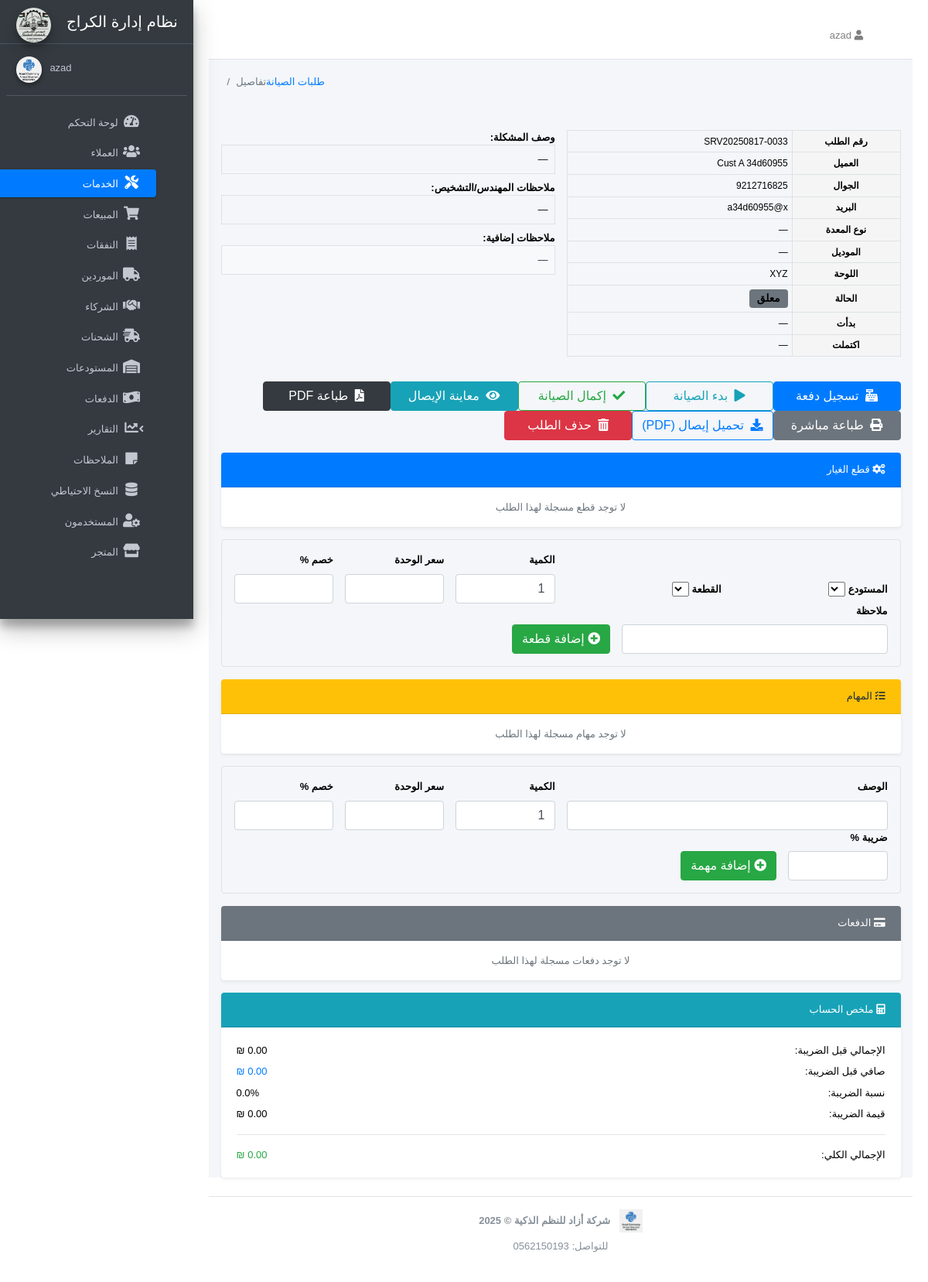
/service/215 (signed in), run on an earlier commit of the app's database.
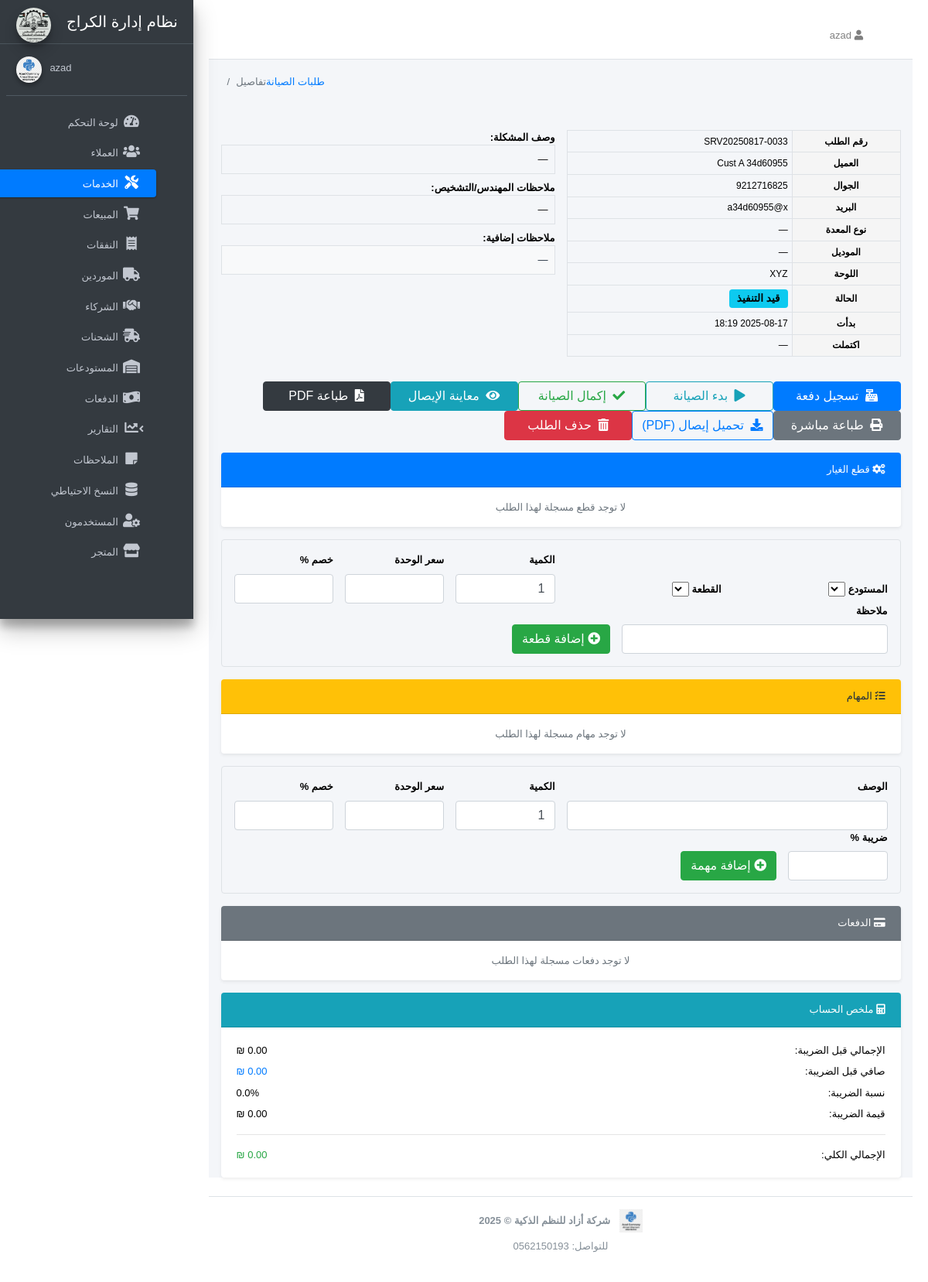
And on a later commit of the database.
### models.py (models this page shows, shortened)
class TimestampMixin:
    created_at = db.Column(db.DateTime, default=datetime.utcnow, nullable=False)
    updated_at = db.Column(db.DateTime, default=datetime.utcnow, onupdate=datetime.utcnow, nullable=False)

class AuditMixin:
    @classmethod
    def __declare_last__(cls):
        @event.listens_for(cls, "after_update")
        def recv(mapper, conn, target):
            try:
                uid = None
                if has_request_context() and getattr(current_user, "is_authenticated", False):
                    uid = current_user.id
                log = AuditLog(
                    model_name=target.__class__.__name__,
                    record_id=target.id,
                    user_id=uid,
                    action="UPDATE",
                    old_data=str(getattr(target, "_previous_state", "")),
                    new_data=str(getattr(target, "current_state", "")),
                )
                db.session.add(log)
                db.session.flush()
            except Exception:
                pass

class ServiceRequest(db.Model, TimestampMixin, AuditMixin):
    __tablename__ = 'service_requests'
    id = db.Column(db.Integer, primary_key=True)
    service_number = db.Column(db.String(50), index=True, nullable=True)
    request_date = db.Column(DateTime, default=datetime.utcnow)
    customer_id = db.Column(db.Integer, db.ForeignKey('customers.id'), nullable=False)
    mechanic_id = db.Column(db.Integer, db.ForeignKey('users.id'))
    vehicle_vrn = db.Column(db.String(50), nullable=False)
    vehicle_type_id = db.Column(db.Integer, db.ForeignKey('equipment_types.id'))
    vehicle_model = db.Column(db.String(100))
    chassis_number = db.Column(db.String(100))
    problem_description = db.Column(db.Text)
    engineer_notes = db.Column(db.Text)
    diagnosis = db.Column(db.Text)
    solution = db.Column(db.Text)
    status = db.Column(db.Enum(ServiceStatus, name='service_status'), default=ServiceStatus.PENDING)
    priority = db.Column(db.Enum(ServicePriority, name='service_priority'), default=ServicePriority.MEDIUM)
    estimated_duration = db.Column(db.Integer)
    actual_duration = db.Column(db.Integer)
    estimated_cost = db.Column(db.Numeric(12,2))
    total_cost = db.Column(db.Numeric(12,2))
    tax_rate = db.Column(db.Numeric(5,2), default=0)
    start_time = db.Column(db.DateTime)
    end_time = db.Column(db.DateTime)
    name = db.Column(db.String(100))
    phone = db.Column(db.String(20))
    email = db.Column(db.String(100))
    customer = db.relationship('Customer', back_populates='service_requests')
    mechanic = db.relationship('User', back_populates='service_requests')
    vehicle_type = db.relationship('EquipmentType', back_populates='service_requests')
    parts = db.relationship('ServicePart', back_populates='request', cascade='all, delete-orphan')
    tasks = db.relationship('ServiceTask', back_populates='request', cascade='all, delete-orphan')
    payments = db.relationship('Payment', back_populates='service')
    invoice = db.relationship('Invoice', uselist=False, back_populates='service')

class Customer(db.Model, UserMixin, TimestampMixin, AuditMixin):
    __tablename__ = "customers"
    id = Column(Integer, primary_key=True)
    name = Column(String(100), nullable=False)
    phone = Column(String(20), unique=True)
    whatsapp = Column(String(20))
    email = Column(String(120), unique=True)
    address = Column(String(200))
    password_hash = Column(String(128))
    category = Column(String(20), default="عادي")
    notes = Column(Text)
    is_active = Column(Boolean, default=True)
    is_online = Column(Boolean, default=False)
    credit_limit = Column(Numeric(12, 2), default=0)
    discount_rate = Column(Numeric(5, 2), default=0)
    currency = Column(String(10), default="ILS", nullable=False)
    sales = relationship("Sale", back_populates="customer")
    preorders = relationship("PreOrder", back_populates="customer")
    invoices = relationship("Invoice", back_populates="customer")
    payments = relationship("Payment", back_populates="customer")
    service_requests = relationship("ServiceRequest", back_populates="customer")
    online_carts = relationship("OnlineCart", back_populates="customer")
    online_preorders = relationship("OnlinePreOrder", back_populates="customer")
    @property
    def password(self):
        raise AttributeError
    @hybrid_property
    def total_invoiced(self):
        return float(
            db.session.query(func.coalesce(func.sum(Invoice.total_amount), 0))
            .filter(Invoice.customer_id == self.id)
            .scalar()
        )
    @hybrid_property
    def total_paid(self):
        return float(
            db.session.query(func.coalesce(func.sum(Payment.total_amount), 0))
            .filter(Payment.customer_id == self.id, Payment.direction == PaymentDirection.INCOMING.value)
            .scalar()
        )

### routes/service.py (the view)
@service_bp.route('/<int:rid>',methods=['GET'])
@login_required
@permission_required('manage_service')
def view_request(rid):
    service = _get_or_404(
        ServiceRequest, rid,
        options=[
            joinedload(ServiceRequest.customer),
            joinedload(ServiceRequest.parts).joinedload(ServicePart.part),
            joinedload(ServiceRequest.parts).joinedload(ServicePart.warehouse),  # <- مٌضاف
            joinedload(ServiceRequest.tasks),
        ]
    )
    return render_template('service/view.html', service=service)

### app.py (called while the page is built, shortened)
@login_manager.user_loader
def load_user(user_id):
    from sqlalchemy.orm import joinedload, lazyload
    from sqlalchemy import select
    uid_str = str(user_id or "").strip()
    try:
        ident = int(uid_str)
    except Exception:
        return None
    stmt_user = (
        select(User)
        .options(joinedload(User.role).joinedload(Role.permissions))
        .where(User.id == ident)
    )
    user = db.session.execute(stmt_user).unique().scalar_one_or_none()
    if user:
        return user
    stmt_cust = select(Customer).options(lazyload("*")).where(Customer.id == ident)
    return db.session.execute(stmt_cust).scalar_one_or_none()

### models.py (called while the page is built, shortened)
    def has_permission(self, name: str) -> bool:
        target = (name or "").strip().lower()
        if not target:
            return False
        role_name = (getattr(self.role, "name", "") or "").strip().lower()
        if role_name in SUPER_ROLES:
            return True

### routes/service.py (called while the page is built, shortened)
@service_bp.before_request
def _force_superadmin_in_tests():
    if not current_app.config.get("TESTING"):
        return

### templates/service/view.html (shortened to what the changed rows need)
{% extends "base.html" %}
{% block head_extra %}
  <link rel="stylesheet" href="{{ url_for('static', filename='css/service.css') }}">
  <link rel="stylesheet" href="{{ url_for('static', filename='css/print.css') }}">
  <link rel="stylesheet" href="{{ url_for('static', filename='adminlte/plugins/select2/css/select2.min.css') }}">
  <link rel="stylesheet" href="{{ url_for('static', filename='adminlte/plugins/select2-bootstrap4-theme/select2-bootstrap4.min.css') }}">
{% endblock %}
{% block content %}
<div class="container my-4">
  {% set STATUS_LABELS = {
    'PENDING':'معلق','DIAGNOSIS':'تشخيص','IN_PROGRESS':'قيد التنفيذ',
    'COMPLETED':'مكتمل','CANCELLED':'ملغي','ON_HOLD':'مؤجل'
  } %}
  <div class="row mb-3">
    <div class="col-md-6">
      <table class="table table-bordered table-sm">
        <tr><th style="width:140px">رقم الطلب</th><td>{{ service.service_number or ('#' ~ service.id) }}</td></tr>
        <tr><th>العميل</th><td>{{ service.name or (service.customer.name if service.customer else '—') }}</td></tr>
        <tr><th>الجوال</th><td>{{ service.phone or (service.customer.phone if service.customer else '—') }}</td></tr>
        <tr><th>البريد</th><td>{{ service.email or (service.customer.email if service.customer else '—') }}</td></tr>
        <tr><th>نوع المعدة</th><td>{{ service.vehicle_type.name if service.vehicle_type else '—' }}</td></tr>
        <tr><th>الموديل</th><td>{{ service.vehicle_model or '—' }}</td></tr>
        <tr><th>اللوحة</th><td>{{ service.vehicle_vrn or '—' }}</td></tr>
        {% set st = (service.status.value if service.status is not string else service.status)|upper %}
        <tr>
          <th>الحالة</th>
          <td>
            <span class="badge badge-{{ st|lower|replace('_','') }} badge-status">
              {{ STATUS_LABELS.get(st, st) }}
            </span>
          </td>
        </tr>
        <tr><th>بدأت</th><td>{{ service.start_time and service.start_time.strftime('%Y-%m-%d %H:%M') or '—' }}</td></tr>
        <tr><th>اكتملت</th><td>{{ service.end_time and service.end_time.strftime('%Y-%m-%d %H:%M') or '—' }}</td></tr>
      </table>
    </div>
    <div class="col-md-6">
      <strong>وصف المشكلة:</strong>
      <div class="border p-2 mb-2">{{ service.problem_description or '—' }}</div>
      <strong>ملاحظات المهندس/التشخيص:</strong>
      <div class="border p-2 mb-2">{{ service.diagnosis or service.engineer_notes or '—' }}</div>
      <strong>ملاحظات إضافية:</strong>
      <div class="border p-2 bg-light">{{ service.description or '—' }}</div>
    </div>
  </div>
</div>
{% endblock %}

What changed in the data, as far as the page shows it:
changed ServiceRequest "SRV20250817-0033": start_time "—" → "2025-08-17 18:19"
Also different on the page:
{{ STATUS_LABELS.get(st, st) }}: "معلق" → "قيد التنفيذ"
